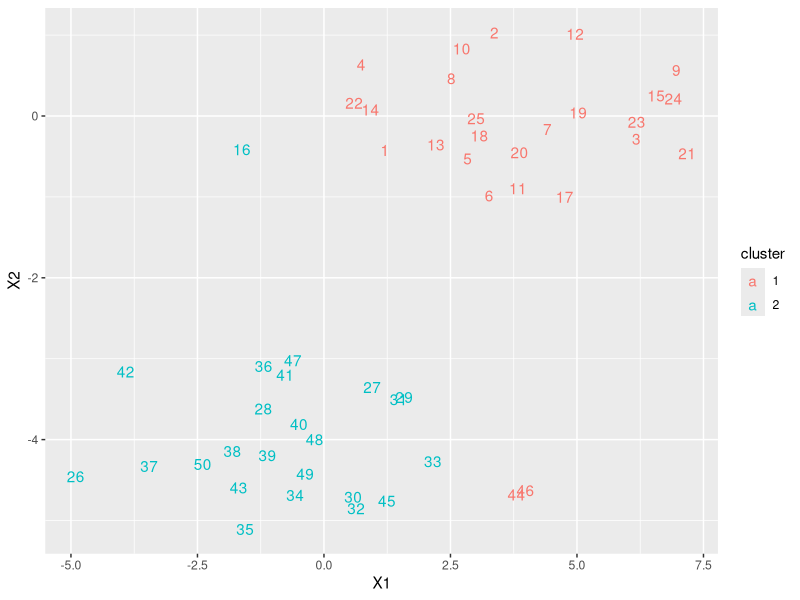

Reproduce this figure in R.
## ---- chunk 1
library(tidyverse)
## ---- chunk 2
set.seed(2)
x <- cbind(rnorm(50, 0, 2), rnorm(50, 0, 0.5))
x[1:25, 1] <- x[1:25, 1] + 3
x[25+1:25, 2] <- x[25+1:25, 2] - 4
## ---- chunk 3
set.seed(4)
km_out <- kmeans(x, centers = 2, nstart = 20, algorithm = "Lloyd")
km_out
## ---- chunk 4
km_out$centers
km_out$cluster
## ---- chunk 5
data.frame(x) %>%
  mutate(cluster = km_out$cluster,
         cluster = factor(cluster),
         obs = 1:nrow(x)) %>%
  ggplot(., aes(x = X1, y = X2, col = cluster, label = obs)) +
  geom_text() 
## ---- chunk 6
set.seed(6)
km_out <- kmeans(x, 3, nstart = 1, algorithm = "Lloyd")
km_out$tot.withinss
km_out <- kmeans(x, 3, nstart = 20,  algorithm = "Lloyd")
km_out$tot.withinss
## ---- chunk 7
std_x <- scale(x)
## ---- chunk 8
apply(std_x, 2, mean)
apply(std_x, 2, sd)
## ---- chunk 9
dat <- read.csv("data/Mall_Customers.csv")
